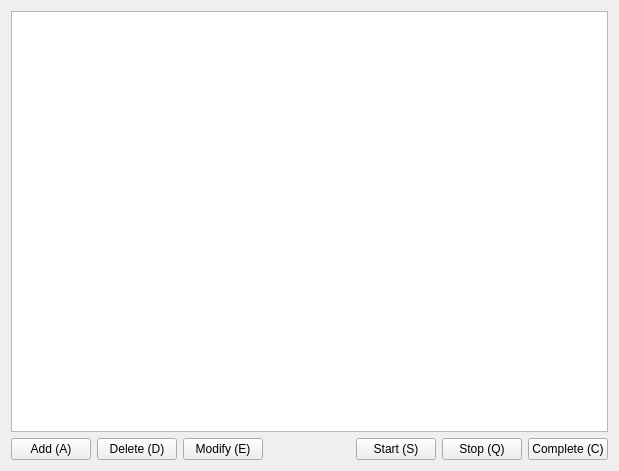
<?xml version="1.0" encoding="UTF-8"?>
<ui version="4.0">
 <class>TaskTab</class>
 <widget class="QWidget" name="TaskTab">
  <property name="geometry">
   <rect>
    <x>0</x>
    <y>0</y>
    <width>619</width>
    <height>471</height>
   </rect>
  </property>
  <property name="windowTitle">
   <string>Form</string>
  </property>
  <layout class="QVBoxLayout" name="verticalLayout">
   <item>
    <widget class="QTableView" name="view">
     <property name="selectionBehavior">
      <enum>QAbstractItemView::SelectRows</enum>
     </property>
    </widget>
   </item>
   <item>
    <layout class="QHBoxLayout" name="horizontalLayout_3">
     <item>
      <layout class="QHBoxLayout" name="horizontalLayout_2">
       <item>
        <widget class="QPushButton" name="button_add">
         <property name="text">
          <string>Add (A)</string>
         </property>
        </widget>
       </item>
       <item>
        <widget class="QPushButton" name="button_delete">
         <property name="text">
          <string>Delete (D)</string>
         </property>
        </widget>
       </item>
       <item>
        <widget class="QPushButton" name="button_modify">
         <property name="text">
          <string>Modify (E)</string>
         </property>
        </widget>
       </item>
      </layout>
     </item>
     <item>
      <spacer name="horizontalSpacer">
       <property name="orientation">
        <enum>Qt::Horizontal</enum>
       </property>
       <property name="sizeHint" stdset="0">
        <size>
         <width>40</width>
         <height>20</height>
        </size>
       </property>
      </spacer>
     </item>
     <item>
      <layout class="QHBoxLayout" name="horizontalLayout">
       <item>
        <widget class="QPushButton" name="button_start">
         <property name="text">
          <string>Start (S)</string>
         </property>
        </widget>
       </item>
       <item>
        <widget class="QPushButton" name="button_stop">
         <property name="text">
          <string>Stop (Q)</string>
         </property>
        </widget>
       </item>
       <item>
        <widget class="QPushButton" name="button_done">
         <property name="text">
          <string>Complete (C)</string>
         </property>
        </widget>
       </item>
      </layout>
     </item>
    </layout>
   </item>
  </layout>
 </widget>
 <resources/>
 <connections/>
</ui>
